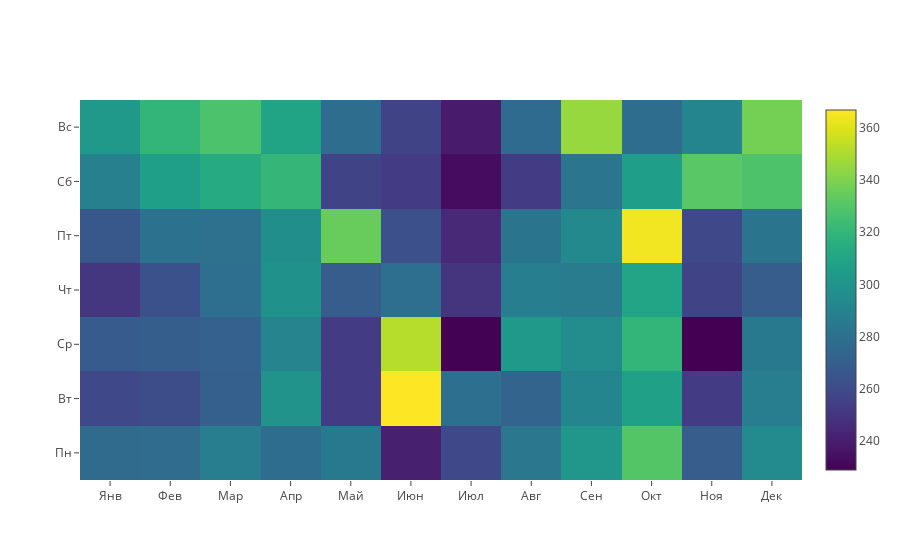

Write notebook code for a chart like this one.
### Markdown cell above
### Тепловая карта
На карте зависимости суточного отпуска от дня недели и месяца года видно снижение потребления в июле и ноябре (темные цвета), а самый большой отпуск был по вторникам и средам в июне и по пятницам в октябре.

### Code cell
dow_volumes = df.pivot_table(
                        index='dayofweek_', 
                        columns='month_', 
                        values='volume_d_', 
                        aggfunc=np.mean).fillna(0).applymap(float)
#dow_volumes.info()
#sns.heatmap(dow_volumes, annot=True, fmt=".1f", linewidths=.5) # fmt=".1f", 
hm = [go.Heatmap(z=dow_volumes.values.tolist(),
                 x=months_names,
                 y=dow_names,
#                 title = 'Отпуск в зависимости от дня недели и месяца года',
                 colorscale='Viridis')] #.index) #, y=dow_volumes['dayofweek_'])
iplot(hm, filename='pandas-heatmap')

### Figure 1 — Plotly figure (JSON) as saved in the notebook; plotly's stock layout.template omitted (floating-point values rounded to 4 significant figures)
{"data": [{"colorscale": "Viridis", "type": "heatmap", "uid": "11e18afd-0c62-4b29-9b28-8f87ca52265b", "x": ["Янв", "Фев", "Мар", "Апр", "Май", "Июн", "Июл", "Авг", "Сен", "Окт", "Ноя", "Дек"], "y": ["Пн", "Вт", "Ср", "Чт", "Пт", "Сб", "Вс"], "z": [[276.5, 277.5, 287.2, 278, 284.5, 240.8, 258.6, 283.5, 301.5, 330, 269.3, 294.1], [258.6, 261.2, 270.2, 299.2, 252.6, 366.8, 279.2, 273, 291, 307.6, 253.3, 287.3], [268.1, 269.8, 271.2, 290.8, 252.6, 351.8, 229.2, 302, 295.2, 319.6, 229, 284.7], [250.3, 263, 278.4, 298, 269, 278.8, 249.8, 287.6, 286, 309.2, 256.3, 269.1], [266.5, 280.2, 280, 296.5, 335, 262.7, 244.5, 281.8, 293.8, 364.2, 259, 281.8], [288.5, 306.5, 313.2, 320.5, 256.5, 252.5, 233.2, 253, 282.6, 305.5, 331.3, 328], [302.2, 319.5, 327.8, 308.6, 278.2, 256.2, 238.8, 276.8, 345.4, 278.2, 291, 337.6]]}], "layout": {}}
